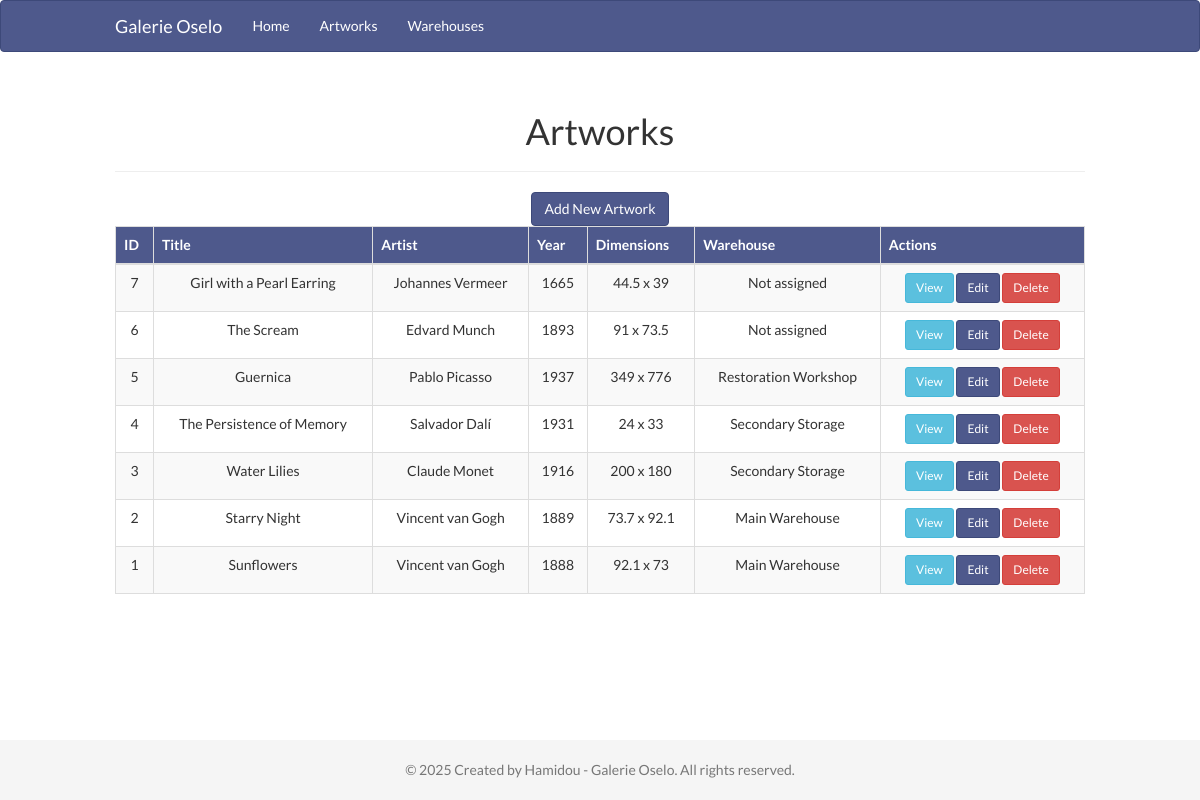
Page /views/artworks/index.php on the committed database.
### tables this page shows
CREATE TABLE artworks (
    id INT AUTO_INCREMENT PRIMARY KEY,
    title VARCHAR(255) NOT NULL,
    year INT,
    artist_name VARCHAR(255),
    width FLOAT,
    height FLOAT,
    warehouse_id INT,
    created_at TIMESTAMP DEFAULT CURRENT_TIMESTAMP,
    updated_at TIMESTAMP DEFAULT CURRENT_TIMESTAMP ON UPDATE CURRENT_TIMESTAMP,
    FOREIGN KEY (warehouse_id) REFERENCES warehouses(id) ON DELETE SET NULL
);

CREATE TABLE warehouses (
    id INT AUTO_INCREMENT PRIMARY KEY,
    name VARCHAR(255) NOT NULL,
    address TEXT,
    created_at TIMESTAMP DEFAULT CURRENT_TIMESTAMP,
    updated_at TIMESTAMP DEFAULT CURRENT_TIMESTAMP ON UPDATE CURRENT_TIMESTAMP
);

### views/artworks/index.php (called while the page is built)
<?php
include_once '../../controllers/ArtworkController.php';
$controller = new ArtworkController();
$controller->index();
?>

### config/database.php (called while the page is built, shortened)
<?php
class Database {
    private $host = "localhost";
    private $db_name = "galerie_oselo";
    private $username = "root";
    private $password = "";
    public function getConnection() {
        $this->conn = null;
        try {
            $this->conn = new PDO("mysql:host=" . $this->host . ";dbname=" . $this->db_name, $this->username, $this->password);
            $this->conn->setAttribute(PDO::ATTR_ERRMODE, PDO::ERRMODE_EXCEPTION);
            $this->conn->exec("set names utf8");
        } catch(PDOException $exception) {
            echo "Connection error: " . $exception->getMessage();
        }
        return $this->conn;
    }
}
?>

### models/Artwork.php (called while the page is built, shortened)
<?php
class Artwork {
    private $conn;
    private $table_name = "artworks";
    public function __construct($db) {
        $this->conn = $db;
    }
    public function readAll() {
        $query = "SELECT a.id, a.title, a.year, a.artist_name, a.width, a.height,
                  a.warehouse_id, a.created_at, a.updated_at, w.name as warehouse_name
                  FROM " . $this->table_name . " a
                  LEFT JOIN warehouses w ON a.warehouse_id = w.id
                  ORDER BY a.id DESC";
        $stmt = $this->conn->prepare($query);
        $stmt->execute();
        return $stmt;
    }
}
?>

### controllers/ArtworkController.php (the view, shortened to what this page needs)
<?php
include_once '../../config/database.php';
include_once '../../models/Artwork.php';
class ArtworkController {
    private $artwork;
    public function __construct() {
        $database = new Database();
        $this->db = $database->getConnection();
        $this->artwork = new Artwork($this->db);
    }
    public function index() {
        $stmt = $this->artwork->readAll();
        $num = $stmt->rowCount();
        $base_url = "../..";
        include_once '../../includes/header.php';
        if($num > 0) {
            echo "<div class='container'>";
            echo "<div class='row'>";
            echo "<div class='col-md-12'>";
            echo "<div class='page-header'>";
            echo "<h1>Artworks</h1>";
            echo "</div>";
            echo "<a href='create.php' class='btn btn-primary mb-3'>Add New Artwork</a>";
            echo "<div class='table-responsive'>";
            echo "<table class='table table-striped table-bordered'>";
            echo "<thead>";
            echo "<tr>";
            echo "<th>ID</th>";
            echo "<th>Title</th>";
            echo "<th>Artist</th>";
            echo "<th>Year</th>";
            echo "<th>Dimensions</th>";
            echo "<th>Warehouse</th>";
            echo "<th>Actions</th>";
            echo "</tr>";
            echo "</thead>";
            echo "<tbody>";
            while($row = $stmt->fetch(PDO::FETCH_ASSOC)) {
                extract($row);
                echo "<tr>";
                echo "<td>{$id}</td>";
                echo "<td>{$title}</td>";
                echo "<td>{$artist_name}</td>";
                echo "<td>{$year}</td>";
                echo "<td>{$width} x {$height}</td>";
                echo "<td>" . ($warehouse_name ? $warehouse_name : "Not assigned") . "</td>";
                echo "<td>";
                echo "<a href='show.php?id={$id}' class='btn btn-info btn-sm'>View</a> ";
                echo "<a href='edit.php?id={$id}' class='btn btn-primary btn-sm'>Edit</a> ";
                echo "<a href='#' onclick='deleteArtwork({$id})' class='btn btn-danger btn-sm'>Delete</a>";
                echo "</td>";
                echo "</tr>";
            }
            echo "</tbody>";
            echo "</table>";
            echo "</div>";
            echo "</div>";
            echo "</div>";
            echo "</div>";
        }
        $output = ob_get_clean();
        echo $output;
        include_once '../../includes/footer.php';
    }
}
?>

### includes/header.php (shortened to what this page needs)
<!DOCTYPE html>
<html lang="en">
<head>
    <link rel="stylesheet" href="https://maxcdn.bootstrapcdn.com/bootstrap/3.4.1/css/bootstrap.min.css">
    <link rel="stylesheet" href="<?php echo isset($base_url) ? $base_url : ''; ?>/assets/css/style.css">
    <link rel="stylesheet" href="<?php echo isset($base_url) ? $base_url : ''; ?>/assets/css/responsive.css">
</head>
<body>
    <nav class="navbar navbar-default">
        <div class="container">
            <div class="navbar-header">
                <a class="navbar-brand" href="<?php echo isset($base_url) ? $base_url : ''; ?>/index.php">Galerie Oselo</a>
            </div>
            <div id="navbar" class="navbar-collapse collapse">
                <ul class="nav navbar-nav">
                    <li><a href="<?php echo isset($base_url) ? $base_url : ''; ?>/index.php">Home</a></li>
                    <li><a href="<?php echo isset($base_url) ? $base_url : ''; ?>/views/artworks/index.php">Artworks</a></li>
                    <li><a href="<?php echo isset($base_url) ? $base_url : ''; ?>/views/warehouses/index.php">Warehouses</a></li>
                </ul>
            </div>
        </div>
    </nav>

### includes/footer.php (shortened to what this page needs)
<footer class="footer">
        <div class="container">
            <p class="text-muted">&copy; <?php echo date("Y"); ?> Created by Hamidou - Galerie Oselo. All rights reserved.  </p>
        </div>
    </footer>
</body>
</html>

### assets/css/style.css (style rules this page uses)
body { font-family: 'Lato', sans-serif; background-color: #FFFFFF; color: #333333; padding-bottom: 0px; margin: 0; padding-top: 0px; padding-bottom: 70px; text-align: center; }
.navbar-default { background-color: #4E598C; border-color: #3D4979; }
.navbar-default .navbar-brand, .navbar-default .navbar-nav > li > a { color: #FFFFFF; }
.btn-primary { background-color: #4E598C; border-color: #3D4979; }
.table > thead > tr > th { background-color: #4E598C; color: #FFFFFF; }
.footer { position: fixed; bottom: 0; width: 100%; height: 60px; background-color: #f5f5f5; padding: 20px 0; }

### assets/css/responsive.css (style rules this page uses)
@media (min-width: 1200px) { .container { padding: 0 100px; } }

### rows in the picture
artworks: id "7", title "Girl with a Pearl Earring", artist_name "Johannes Vermeer", year "1665", width "44.5", height "39", shows "Not assigned"
artworks: id "6", title "The Scream", artist_name "Edvard Munch", year "1893", width "91", height "73.5", shows "Not assigned"
artworks: id "5", title "Guernica", artist_name "Pablo Picasso", year "1937", width "349", height "776", warehouse.name "Restoration Workshop"
artworks: id "4", title "The Persistence of Memory", artist_name "Salvador Dalí", year "1931", width "24", height "33", warehouse.name "Secondary Storage"
artworks: id "3", title "Water Lilies", artist_name "Claude Monet", year "1916", width "200", height "180", warehouse.name "Secondary Storage"
artworks: id "2", title "Starry Night", artist_name "Vincent van Gogh", year "1889", width "73.7", height "92.1", warehouse.name "Main Warehouse"
artworks: id "1", title "Sunflowers", artist_name "Vincent van Gogh", year "1888", width "92.1", height "73", warehouse.name "Main Warehouse"
